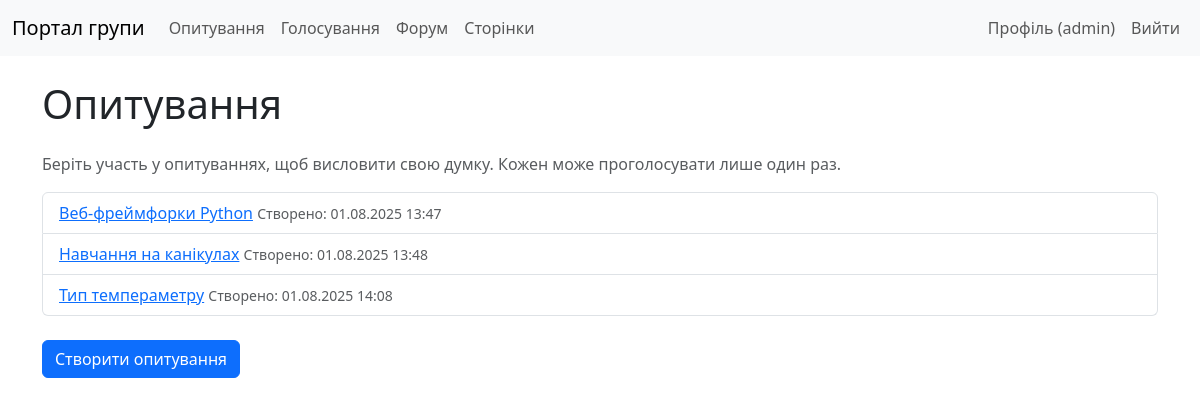
The page /polls/ (signed in) on the database its author committed.
### polls/models.py (models this page shows, shortened)
class Poll(models.Model):
    title = models.CharField(max_length=200)
    description = models.TextField(blank=True, null=True)
    created_by = models.ForeignKey(User, on_delete=models.CASCADE, related_name='polls')
    created_at = models.DateTimeField(auto_now_add=True)
    is_active = models.BooleanField(default=True)
    class Meta:
        verbose_name = 'Poll'
        verbose_name_plural = 'Polls'

### polls/views.py (the view)
# urls.py: path('', views.PollListView.as_view(), name='poll_list'),
class PollListView(ListView):
    model = Poll
    template_name = 'polls/poll_list.html'
    context_object_name = 'polls'
    def get_queryset(self):
        return Poll.objects.filter(is_active=True)

### templates/polls/poll_list.html (shortened to what this page needs)
{% extends 'base.html' %}
{% block content %}
    <h1 class="my-4">Опитування</h1>
    <p class="text-muted">Беріть участь у опитуваннях, щоб висловити свою думку. Кожен може проголосувати лише один раз.</p>
    {% if polls %}
        <ul class="list-group mb-4">
            {% for poll in polls %}
                <li class="list-group-item">
                    <a href="{% url 'polls:poll_detail' poll.pk %}">{{ poll.title }}</a>
                    <small class="text-muted">Створено: {{ poll.created_at|date:"d.m.Y H:i" }}</small>
                </li>
            {% endfor %}
        </ul>
    {% else %}
        <p class="alert alert-info">Наразі немає активних опитувань.</p>
    {% endif %}
    {% if user.is_authenticated and user.profile.role in 'admin,moderator' %}
        <a href="{% url 'polls:poll_create' %}" class="btn btn-primary">Створити опитування</a>
    {% endif %}
{% endblock %}

### templates/base.html (shortened to what this page needs)
{% load static %}
<!DOCTYPE html>
<html lang="uk">
<head>
    <link href="https://cdn.jsdelivr.net/npm/bootstrap@5.3.0/dist/css/bootstrap.min.css" rel="stylesheet">
    <link rel="stylesheet" href="{% static 'css/styles.css' %}">
</head>
<body>
    <nav class="navbar navbar-expand-lg navbar-light bg-light">
        <div class="container-fluid">
            <a class="navbar-brand" href="{% url 'core:group_profile' %}">
                {% with group=group %}
                    {% if group.logo %}
                        <img src="{{ group.logo.url }}" alt="{{ group.name }}">
                    {% else %}
                        Портал групи
                    {% endif %}
                {% endwith %}
            </a>
            <div class="collapse navbar-collapse" id="navbarNav">
                <ul class="navbar-nav me-auto">
                    <li class="nav-item">
                        <a class="nav-link" href="{% url 'polls:poll_list' %}">Опитування</a>
                    </li>
                    <li class="nav-item">
                        <a class="nav-link" href="{% url 'voting:vote_list' %}">Голосування</a>
                    </li>
                    <li class="nav-item">
                        <a class="nav-link" href="{% url 'forum:thread_list' %}">Форум</a>
                    </li>
                    <li class="nav-item">
                        <a class="nav-link" href="{% url 'pages:page_list' %}">Сторінки</a>
                    </li>
                </ul>
                <ul class="navbar-nav">
                    {% if user.is_authenticated %}
                        <li class="nav-item">
                            <a class="nav-link" href="{% url 'core:user_profile' %}">Профіль ({{ user.username }})</a>
                        </li>
                        <li class="nav-item">
                            <form action="{% url 'logout' %}" method="post" class="d-inline">
                                <button type="submit" class="nav-link btn btn-link">Вийти</button>
                            </form>
                        </li>
                    {% endif %}
                </ul>
            </div>
        </div>
    </nav>
    <div class="container">
        {% block content %}
        {% endblock %}
    </div>
</body>
</html>

### static/css/styles.css (style rules this page uses)
.container { margin-top: 20px; }

### rows shown on the page
Poll: title "Веб-фреймфорки Python", created_at "01.08.2025 13:47"
Poll: title "Навчання на канікулах", created_at "01.08.2025 13:48"
Poll: title "Тип темпераметру", created_at "01.08.2025 14:08"

### other values the page prints
{{ user.username }} "admin"
